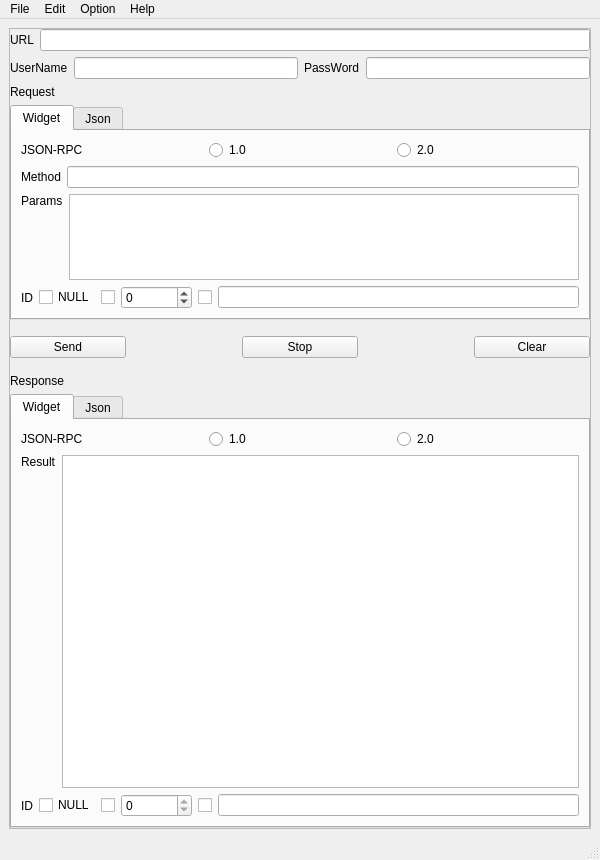
<?xml version="1.0" encoding="UTF-8"?>
<ui version="4.0">
 <class>MainWindow</class>
 <widget class="QMainWindow" name="MainWindow">
  <property name="geometry">
   <rect>
    <x>0</x>
    <y>0</y>
    <width>600</width>
    <height>860</height>
   </rect>
  </property>
  <property name="windowTitle">
   <string>JSON-RPC-GUI</string>
  </property>
  <widget class="QWidget" name="centralwidget">
   <layout class="QHBoxLayout" name="horizontalLayoutCentral">
    <property name="spacing">
     <number>6</number>
    </property>
    <property name="leftMargin">
     <number>9</number>
    </property>
    <property name="topMargin">
     <number>9</number>
    </property>
    <property name="rightMargin">
     <number>9</number>
    </property>
    <property name="bottomMargin">
     <number>9</number>
    </property>
    <item>
     <widget class="QScrollArea" name="scrollArea">
      <property name="widgetResizable">
       <bool>true</bool>
      </property>
      <widget class="QWidget" name="scrollAreaWidgetContents">
       <property name="geometry">
        <rect>
         <x>0</x>
         <y>0</y>
         <width>580</width>
         <height>799</height>
        </rect>
       </property>
       <layout class="QVBoxLayout" name="verticalLayoutScrollArea">
        <property name="spacing">
         <number>6</number>
        </property>
        <property name="leftMargin">
         <number>0</number>
        </property>
        <property name="topMargin">
         <number>0</number>
        </property>
        <property name="rightMargin">
         <number>0</number>
        </property>
        <property name="bottomMargin">
         <number>0</number>
        </property>
        <item>
         <layout class="QHBoxLayout" name="horizontalLayoutUrl">
          <item>
           <widget class="QLabel" name="labelUrl">
            <property name="text">
             <string>URL</string>
            </property>
           </widget>
          </item>
          <item>
           <widget class="QLineEdit" name="lineEditUrl"/>
          </item>
         </layout>
        </item>
        <item>
         <layout class="QHBoxLayout" name="horizontalLayoutUserNamePassWord">
          <item>
           <widget class="QLabel" name="labelUserName">
            <property name="text">
             <string>UserName</string>
            </property>
           </widget>
          </item>
          <item>
           <widget class="QLineEdit" name="lineEditUserName"/>
          </item>
          <item>
           <widget class="QLabel" name="labelPassWord">
            <property name="text">
             <string>PassWord</string>
            </property>
           </widget>
          </item>
          <item>
           <widget class="QLineEdit" name="lineEditPassWord"/>
          </item>
         </layout>
        </item>
        <item>
         <widget class="QLabel" name="labelRequest">
          <property name="font">
           <font>
            <pointsize>9</pointsize>
            <bold>false</bold>
           </font>
          </property>
          <property name="text">
           <string>Request</string>
          </property>
         </widget>
        </item>
        <item>
         <widget class="QTabWidget" name="tabWidgetRequest">
          <property name="currentIndex">
           <number>0</number>
          </property>
          <widget class="QWidget" name="tabRequestWidget">
           <attribute name="title">
            <string>Widget</string>
           </attribute>
           <layout class="QVBoxLayout" name="verticalLayoutRequestWidget">
            <item>
             <layout class="QHBoxLayout" name="horizontalLayoutRequestVersion">
              <item>
               <widget class="QLabel" name="labelRequestVersion">
                <property name="text">
                 <string>JSON-RPC</string>
                </property>
               </widget>
              </item>
              <item>
               <widget class="QRadioButton" name="radioButtonRequestVersion1">
                <property name="text">
                 <string>1.0</string>
                </property>
               </widget>
              </item>
              <item>
               <widget class="QRadioButton" name="radioButtonRequestVersion2">
                <property name="text">
                 <string>2.0</string>
                </property>
               </widget>
              </item>
             </layout>
            </item>
            <item>
             <layout class="QHBoxLayout" name="horizontalLayoutMethod">
              <item>
               <widget class="QLabel" name="labelMethod">
                <property name="text">
                 <string>Method</string>
                </property>
               </widget>
              </item>
              <item>
               <widget class="QLineEdit" name="lineEditMethod"/>
              </item>
             </layout>
            </item>
            <item>
             <layout class="QHBoxLayout" name="horizontalLayoutParams">
              <item>
               <widget class="QLabel" name="labelParams">
                <property name="text">
                 <string>Params</string>
                </property>
                <property name="alignment">
                 <set>Qt::AlignLeading|Qt::AlignLeft|Qt::AlignTop</set>
                </property>
               </widget>
              </item>
              <item>
               <widget class="QPlainTextEdit" name="plainTextEditParams"/>
              </item>
             </layout>
            </item>
            <item>
             <layout class="QHBoxLayout" name="horizontalLayoutRequestId">
              <item>
               <widget class="QLabel" name="labelRequestId">
                <property name="text">
                 <string>ID</string>
                </property>
               </widget>
              </item>
              <item>
               <widget class="QCheckBox" name="checkBoxRequestIdNull">
                <property name="text">
                 <string>NULL</string>
                </property>
               </widget>
              </item>
              <item>
               <widget class="QCheckBox" name="checkBoxRequestIdInt">
                <property name="text">
                 <string/>
                </property>
               </widget>
              </item>
              <item>
               <widget class="QSpinBox" name="spinBoxRequestId">
                <property name="minimum">
                 <number>-2147483647</number>
                </property>
                <property name="maximum">
                 <number>2147483647</number>
                </property>
               </widget>
              </item>
              <item>
               <widget class="QCheckBox" name="checkBoxRequestIdString">
                <property name="text">
                 <string/>
                </property>
               </widget>
              </item>
              <item>
               <widget class="QLineEdit" name="lineEditRequestId"/>
              </item>
             </layout>
            </item>
           </layout>
          </widget>
          <widget class="QWidget" name="tabRequestJson">
           <attribute name="title">
            <string>Json</string>
           </attribute>
           <layout class="QVBoxLayout" name="verticalLayoutRequestJson">
            <item>
             <widget class="QPlainTextEdit" name="plainTextEditRequest">
              <property name="readOnly">
               <bool>false</bool>
              </property>
             </widget>
            </item>
           </layout>
          </widget>
         </widget>
        </item>
        <item>
         <layout class="QHBoxLayout" name="horizontalLayoutPushButton">
          <property name="spacing">
           <number>0</number>
          </property>
          <property name="topMargin">
           <number>10</number>
          </property>
          <property name="bottomMargin">
           <number>10</number>
          </property>
          <item>
           <widget class="QPushButton" name="pushButtonSend">
            <property name="sizePolicy">
             <sizepolicy hsizetype="Expanding" vsizetype="Fixed">
              <horstretch>0</horstretch>
              <verstretch>0</verstretch>
             </sizepolicy>
            </property>
            <property name="font">
             <font>
              <pointsize>9</pointsize>
              <bold>false</bold>
             </font>
            </property>
            <property name="text">
             <string>Send</string>
            </property>
           </widget>
          </item>
          <item>
           <spacer name="horizontalSpacerPushButtonLeft">
            <property name="orientation">
             <enum>Qt::Horizontal</enum>
            </property>
            <property name="sizeHint" stdset="0">
             <size>
              <width>20</width>
              <height>20</height>
             </size>
            </property>
           </spacer>
          </item>
          <item>
           <widget class="QPushButton" name="pushButtonStop">
            <property name="sizePolicy">
             <sizepolicy hsizetype="Expanding" vsizetype="Fixed">
              <horstretch>0</horstretch>
              <verstretch>0</verstretch>
             </sizepolicy>
            </property>
            <property name="font">
             <font>
              <pointsize>9</pointsize>
              <bold>false</bold>
             </font>
            </property>
            <property name="text">
             <string>Stop</string>
            </property>
           </widget>
          </item>
          <item>
           <spacer name="horizontalSpacerPushButtonRight">
            <property name="orientation">
             <enum>Qt::Horizontal</enum>
            </property>
            <property name="sizeHint" stdset="0">
             <size>
              <width>20</width>
              <height>20</height>
             </size>
            </property>
           </spacer>
          </item>
          <item>
           <widget class="QPushButton" name="pushButtonClear">
            <property name="sizePolicy">
             <sizepolicy hsizetype="Expanding" vsizetype="Fixed">
              <horstretch>0</horstretch>
              <verstretch>0</verstretch>
             </sizepolicy>
            </property>
            <property name="font">
             <font>
              <pointsize>9</pointsize>
              <bold>false</bold>
             </font>
            </property>
            <property name="text">
             <string>Clear</string>
            </property>
           </widget>
          </item>
         </layout>
        </item>
        <item>
         <widget class="QStackedWidget" name="stackedWidgetResponse">
          <property name="currentIndex">
           <number>0</number>
          </property>
          <widget class="QWidget" name="pageResponse">
           <layout class="QVBoxLayout" name="verticalLayoutResponse">
            <property name="leftMargin">
             <number>0</number>
            </property>
            <property name="topMargin">
             <number>0</number>
            </property>
            <property name="rightMargin">
             <number>0</number>
            </property>
            <property name="bottomMargin">
             <number>0</number>
            </property>
            <item>
             <widget class="QLabel" name="labelResponse">
              <property name="font">
               <font>
                <pointsize>9</pointsize>
                <bold>false</bold>
               </font>
              </property>
              <property name="text">
               <string>Response</string>
              </property>
             </widget>
            </item>
            <item>
             <widget class="QTabWidget" name="tabWidgetResponse">
              <property name="currentIndex">
               <number>0</number>
              </property>
              <widget class="QWidget" name="tabResponse">
               <attribute name="title">
                <string>Widget</string>
               </attribute>
               <layout class="QVBoxLayout" name="verticalLayoutResponseWidget_2">
                <item>
                 <layout class="QVBoxLayout" name="verticalLayoutResponseWidget">
                  <item>
                   <layout class="QHBoxLayout" name="horizontalLayoutResponseVersion">
                    <item>
                     <widget class="QLabel" name="labelResponseVersion">
                      <property name="text">
                       <string>JSON-RPC</string>
                      </property>
                     </widget>
                    </item>
                    <item>
                     <widget class="QRadioButton" name="radioButtonResponseVersion1">
                      <property name="text">
                       <string>1.0</string>
                      </property>
                     </widget>
                    </item>
                    <item>
                     <widget class="QRadioButton" name="radioButtonResponseVersion2">
                      <property name="text">
                       <string>2.0</string>
                      </property>
                     </widget>
                    </item>
                   </layout>
                  </item>
                  <item>
                   <widget class="QStackedWidget" name="stackedWidgetResult">
                    <property name="currentIndex">
                     <number>0</number>
                    </property>
                    <widget class="QWidget" name="pageResult">
                     <layout class="QVBoxLayout" name="verticalLayoutResult">
                      <property name="leftMargin">
                       <number>0</number>
                      </property>
                      <property name="topMargin">
                       <number>0</number>
                      </property>
                      <property name="rightMargin">
                       <number>0</number>
                      </property>
                      <property name="bottomMargin">
                       <number>0</number>
                      </property>
                      <item>
                       <layout class="QHBoxLayout" name="horizontalLayoutResult">
                        <item>
                         <widget class="QLabel" name="labelResult">
                          <property name="text">
                           <string>Result</string>
                          </property>
                          <property name="alignment">
                           <set>Qt::AlignLeading|Qt::AlignLeft|Qt::AlignTop</set>
                          </property>
                         </widget>
                        </item>
                        <item>
                         <widget class="QTextBrowser" name="textBrowserResult"/>
                        </item>
                       </layout>
                      </item>
                     </layout>
                    </widget>
                    <widget class="QWidget" name="pageResultError">
                     <layout class="QVBoxLayout" name="verticalLayoutPageResultError">
                      <property name="leftMargin">
                       <number>0</number>
                      </property>
                      <property name="topMargin">
                       <number>0</number>
                      </property>
                      <property name="rightMargin">
                       <number>0</number>
                      </property>
                      <property name="bottomMargin">
                       <number>0</number>
                      </property>
                      <item>
                       <layout class="QVBoxLayout" name="verticalLayoutResultError">
                        <item>
                         <widget class="QLabel" name="labelResponseError">
                          <property name="text">
                           <string>Error</string>
                          </property>
                         </widget>
                        </item>
                        <item>
                         <layout class="QHBoxLayout" name="horizontalLayoutCode">
                          <item>
                           <widget class="QLabel" name="labelCode">
                            <property name="text">
                             <string>Code</string>
                            </property>
                           </widget>
                          </item>
                          <item>
                           <widget class="QLineEdit" name="lineEditCode">
                            <property name="readOnly">
                             <bool>true</bool>
                            </property>
                           </widget>
                          </item>
                         </layout>
                        </item>
                        <item>
                         <layout class="QHBoxLayout" name="horizontalLayoutMessage">
                          <item>
                           <widget class="QLabel" name="labelMessage">
                            <property name="text">
                             <string>Message</string>
                            </property>
                            <property name="alignment">
                             <set>Qt::AlignLeading|Qt::AlignLeft|Qt::AlignTop</set>
                            </property>
                           </widget>
                          </item>
                          <item>
                           <widget class="QTextBrowser" name="textBrowserMessage">
                            <property name="enabled">
                             <bool>true</bool>
                            </property>
                           </widget>
                          </item>
                         </layout>
                        </item>
                        <item>
                         <layout class="QHBoxLayout" name="horizontalLayoutData">
                          <item>
                           <widget class="QLabel" name="labelData">
                            <property name="text">
                             <string>Data</string>
                            </property>
                            <property name="alignment">
                             <set>Qt::AlignLeading|Qt::AlignLeft|Qt::AlignTop</set>
                            </property>
                           </widget>
                          </item>
                          <item>
                           <widget class="QTextBrowser" name="textBrowserData"/>
                          </item>
                         </layout>
                        </item>
                       </layout>
                      </item>
                     </layout>
                    </widget>
                   </widget>
                  </item>
                  <item>
                   <layout class="QHBoxLayout" name="horizontalLayoutResponseId">
                    <item>
                     <widget class="QLabel" name="labelResponseId">
                      <property name="text">
                       <string>ID</string>
                      </property>
                     </widget>
                    </item>
                    <item>
                     <widget class="QCheckBox" name="checkBoxResponseIdNull">
                      <property name="text">
                       <string>NULL</string>
                      </property>
                     </widget>
                    </item>
                    <item>
                     <widget class="QCheckBox" name="checkBoxResponseIdInt">
                      <property name="text">
                       <string/>
                      </property>
                     </widget>
                    </item>
                    <item>
                     <widget class="QSpinBox" name="spinBoxResponseId">
                      <property name="readOnly">
                       <bool>true</bool>
                      </property>
                      <property name="minimum">
                       <number>-2147483647</number>
                      </property>
                      <property name="maximum">
                       <number>2147483647</number>
                      </property>
                     </widget>
                    </item>
                    <item>
                     <widget class="QCheckBox" name="checkBoxResponseIdString">
                      <property name="text">
                       <string/>
                      </property>
                     </widget>
                    </item>
                    <item>
                     <widget class="QLineEdit" name="lineEditResponseId">
                      <property name="readOnly">
                       <bool>true</bool>
                      </property>
                     </widget>
                    </item>
                   </layout>
                  </item>
                 </layout>
                </item>
               </layout>
              </widget>
              <widget class="QWidget" name="tabResponseJson">
               <attribute name="title">
                <string>Json</string>
               </attribute>
               <layout class="QVBoxLayout" name="verticalLayoutResponseJson">
                <item>
                 <widget class="QTextBrowser" name="textBrowserResponse"/>
                </item>
               </layout>
              </widget>
             </widget>
            </item>
           </layout>
           <zorder>tabWidgetResponse</zorder>
           <zorder>labelResponse</zorder>
          </widget>
          <widget class="QWidget" name="pageError">
           <layout class="QVBoxLayout" name="verticalLayoutError">
            <property name="leftMargin">
             <number>0</number>
            </property>
            <property name="topMargin">
             <number>0</number>
            </property>
            <property name="rightMargin">
             <number>0</number>
            </property>
            <property name="bottomMargin">
             <number>0</number>
            </property>
            <item>
             <widget class="QLabel" name="labelError">
              <property name="font">
               <font>
                <pointsize>9</pointsize>
                <bold>false</bold>
               </font>
              </property>
              <property name="text">
               <string>Error</string>
              </property>
             </widget>
            </item>
            <item>
             <widget class="QTextBrowser" name="textBrowserError"/>
            </item>
           </layout>
          </widget>
         </widget>
        </item>
       </layout>
       <zorder>stackedWidgetResponse</zorder>
       <zorder>labelRequest</zorder>
       <zorder>tabWidgetRequest</zorder>
      </widget>
     </widget>
    </item>
   </layout>
  </widget>
  <widget class="QMenuBar" name="menubar">
   <property name="enabled">
    <bool>true</bool>
   </property>
   <property name="geometry">
    <rect>
     <x>0</x>
     <y>0</y>
     <width>600</width>
     <height>21</height>
    </rect>
   </property>
   <widget class="QMenu" name="menuFile">
    <property name="title">
     <string>File</string>
    </property>
    <addaction name="actionQuit"/>
   </widget>
   <widget class="QMenu" name="menuEdit">
    <property name="title">
     <string>Edit</string>
    </property>
    <addaction name="actionClear"/>
   </widget>
   <widget class="QMenu" name="menuOption">
    <property name="title">
     <string>Option</string>
    </property>
    <widget class="QMenu" name="menuLanguage">
     <property name="title">
      <string>Language</string>
     </property>
     <addaction name="actionChinese"/>
     <addaction name="actionEnglish"/>
    </widget>
    <addaction name="menuLanguage"/>
   </widget>
   <widget class="QMenu" name="menuHelp">
    <property name="title">
     <string>Help</string>
    </property>
    <addaction name="actionAbout"/>
   </widget>
   <addaction name="menuFile"/>
   <addaction name="menuEdit"/>
   <addaction name="menuOption"/>
   <addaction name="menuHelp"/>
  </widget>
  <widget class="QStatusBar" name="statusbar">
   <property name="enabled">
    <bool>false</bool>
   </property>
   <property name="sizeGripEnabled">
    <bool>true</bool>
   </property>
  </widget>
  <action name="actionQuit">
   <property name="text">
    <string>Quit</string>
   </property>
  </action>
  <action name="actionClear">
   <property name="text">
    <string>Clear</string>
   </property>
  </action>
  <action name="actionChinese">
   <property name="checkable">
    <bool>true</bool>
   </property>
   <property name="checked">
    <bool>false</bool>
   </property>
   <property name="text">
    <string>简体中文</string>
   </property>
  </action>
  <action name="actionEnglish">
   <property name="checkable">
    <bool>true</bool>
   </property>
   <property name="text">
    <string>English</string>
   </property>
  </action>
  <action name="actionAbout">
   <property name="text">
    <string>About</string>
   </property>
  </action>
 </widget>
 <resources/>
 <connections/>
</ui>
